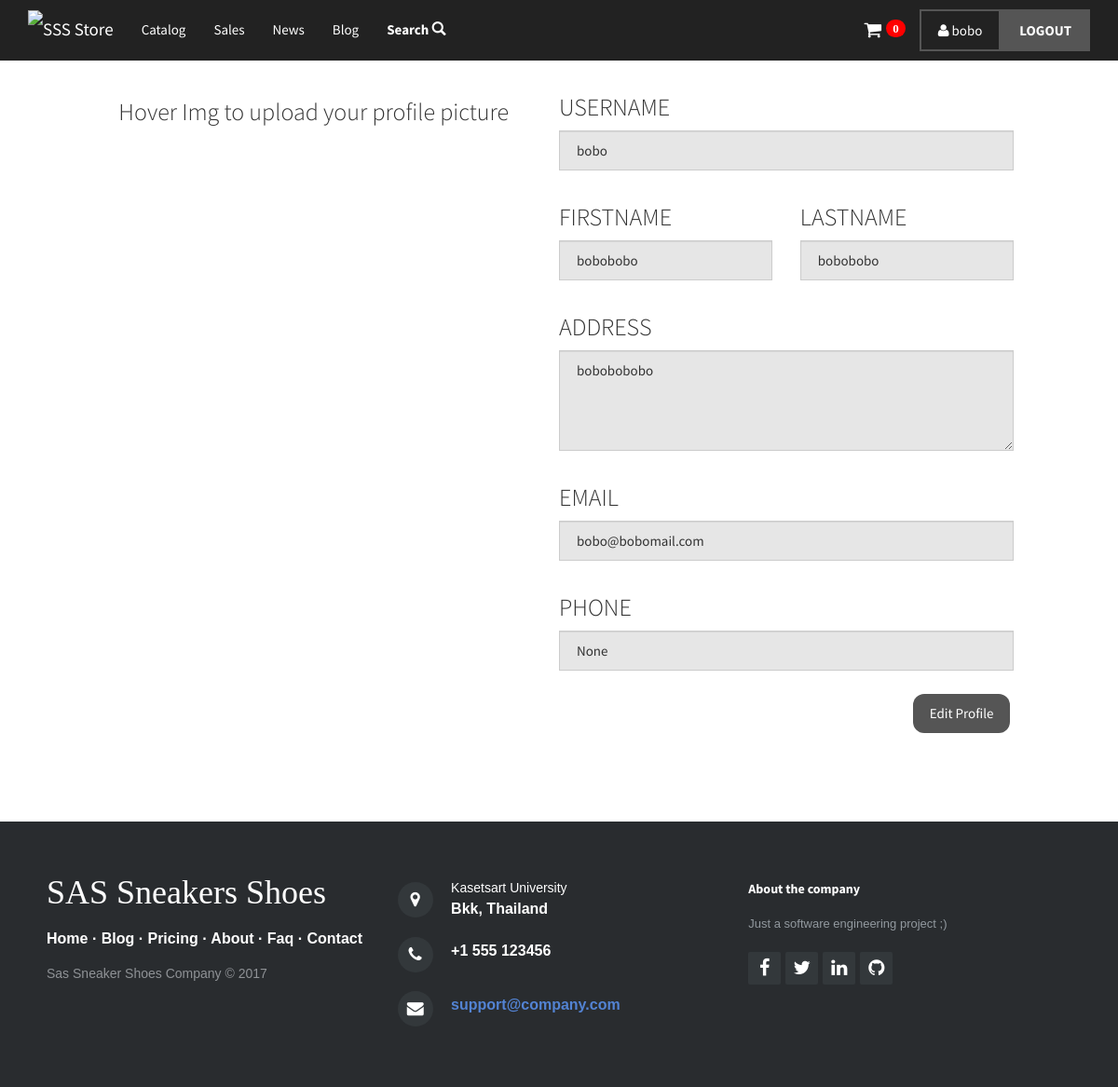
Screenshot of /account/bobo/ (signed in) with the database file from the repository.
### register/models.py (models this page shows, shortened)
class Profile(models.Model):
    user = models.OneToOneField(User, on_delete=models.CASCADE)
    address = models.CharField(max_length=30, blank=True)
    phone = models.CharField(max_length=30, blank=True,null=True)
    pic = models.ImageField(upload_to = 'Profiles',default = 'Profiles/PicCust_Default.png',blank=True)

### main/views.py (the view)
# urls.py: url(r'^account/(?P<username>[-\w]+)/$', views.account, name='account'),
def account(request, username):
    legit = False
    order = OrderBy.objects.filter(user_ID = request.user.profile)
    print(username)
    try:
        u = User.objects.get(username=username)
        p = Profile.objects.get(pk=u.pk)
        if(u.username == request.user.username):
            legit = True
        if request.method == 'POST':
            form = EditForm(data=request.POST, instance=u)
            print('yes')
            print(form.data['first_name'])
            if form.is_valid():
                u.first_name = form.cleaned_data.get('first_name')
                u.last_name = form.cleaned_data.get('last_name')
                u.email = form.cleaned_data.get('email')
                u.profile.address = form.cleaned_data.get('address')
                u.profile.phone = form.cleaned_data.get('phone')
                u.save()
                next = request.POST.get('next', '/home')
                return HttpResponseRedirect(next)
            else:
                print("KUY")
        else:
            form = EditForm(instance=u)
        context = {'form': form,
                   "legit": legit, "users": p, 'order': order, }
        return render(request, 'account.html', context)
    except:
        next = request.POST.get('next', '/home')
        return HttpResponseRedirect(next)

### main/forms.py (shortened to what this page needs)
class EditForm(UserChangeForm):
    address = forms.CharField(max_length=30, required=False)
    phone = forms.CharField(max_length=30, required=False)
    class Meta:
        model = User
        fields = ( 'email', 'first_name', 'last_name', 'address', 'phone')
        exclude = ('username','password',)

### main/templates/account.html (shortened to what this page needs)
<!DOCTYPE html>
<html>{% load crispy_forms_tags %}
<head>
    <link rel="stylesheet" href="../../static/assets/css/animate.min.css">
    <link rel="stylesheet" href="../../static/assets/bootstrap/css/bootstrap.min.css">
	<link rel="stylesheet" href="../../static/assets/fonts/font-awesome.min.css">
    <link rel="stylesheet" href="../../static/assets/css/googlecss.css">
    <link rel="stylesheet" href="../../static/assets/css/untitled.css">
    <link rel="stylesheet" href="../../static/assets/css/catalog.css">
	<link rel="stylesheet" href="../../static/assets/css/styles.css">
	<link rel="stylesheet" href="../../static/assets/css/profilestyle.css">
</head>
<body>
{% if request.user.is_authenticated %}
    {% include 'navbarlogin.html' %}
{% else %}
    {% include 'navbarlogout.html' %}
    {% block navbarlogout %}
    {% endblock %}
{% endif %}
{% if request.user.is_authenticated %}
{% if legit %}
<div class="container" style="padding-top:80px;">
	<div class="row editcontainer">
		<form method="post"> {% csrf_token %}
			<div id="effect-6" class="effects clearfix col-md-7 col-md-offset-0 col-sm-offset-0">
					<h3 style="padding-top:5px;">Hover Img to upload your profile picture</h3>
			</div>
			<div class="col-lg-offset-0 col-md-5 col-md-offset-1">
				<div class="row form-group" id="div_id_username">
					<h3>USERNAME</h3>
					<input type="text" name="username" id="id_username" class="form-control" value="{{user}}" disabled="true">
				</div>
				<div class="row form-group" >
					<div class="col-md-6" style="padding-left:0px;" id="div_id_first_name">
						<h3>FIRSTNAME</h3>
						<input type="text" name="first_name" id="id_first_name" class="form-control" value="{{ users.user.first_name }}" disabled="true">
					</div>
					<div class="col-md-6" style="padding-right:0px;" id="div_id_last_name">
						<h3>LASTNAME</h3>
						<input type="text" name="last_name" id="id_last_name" class="form-control" value="{{ users.user.last_name }}" disabled="true">
					</div>
				</div>
				<div class="row form-group" id="div_id_address">
					<h3>ADDRESS</h3>
					<textarea rows="4" cols="50" name="address" id="id_address" class="form-control" disabled="true">{{ users.address }}</textarea>
				</div>
				<div class="row form-group" id="div_id_email">
					<h3>EMAIL</h3>
					<input type="text" name="email" id="id_email" class="form-control" value="{{ users.user.email }}" disabled="true">
				</div>
				<div class="row form-group" >
					<h3>PHONE</h3>
					<input type="text" name="phone" id="id_phone" class="form-control" value="{{users.phone}}" disabled="true">
				</div>
				<div class="row form-group" style="text-align:right; padding-top: 10px;">
					<button class="btn btn_edit" type="button" id="edit" onclick="editProfile()" style="border-radius: 12px;"><span>Edit Profile</span></button>
				</div>
			</div>
		</form>
	</div>
</div>
	{% else %}
		<script>
			window.location.href = '../../account/{{user}}';
		</script>
  {% endif %}
  {% endif %}
	{% include 'footer.html' %}
</body>
</html>

### main/templates/navbarlogin.html (shortened to what this page needs)
{% block navbarlogin %}
<nav class="navbar navbar-default navbar-fixed-top">
  <div class="container">
    <img src="../../static/assets/img/logo.png" style="height: 40px; margin-top: 10px; float: left;">
    <div class="container-fluid" style="margin-top:5px">
      <div class="navbar-header"><a class="navbar-brand navbar-link" href="/home">SSS Store</a>
      </div>
      <div class="collapse navbar-collapse" id="navcol-1">
        <ul class="nav navbar-nav">
          <li role="presentation"><a href="../../catalog">Catalog </a></li>
          <li role="presentation"><a href="../../underconstruction">Sales </a></li>
          <li role="presentation"><a href="../../underconstruction">News </a></li>
          <li role="presentation"><a href="https://a6364.wordpress.com/">Blog </a></li>
          <li class="dropdown"><a data-toggle="dropdown" aria-expanded="false" href="#" class="dropdown-toggle"><strong>Search </strong><i class="glyphicon glyphicon-search"></i></a>
          </li>
        </ul>
        <a class="btn btn-default navbar-btn navbar-right" href="../../user/logout" type="button" id="logoutbtt"><strong>LOGOUT</strong></a>
        <a class="btn btn-link active navbar-btn navbar-right" role="button" href="../../account/{{ user }}" id="member"><i class="fa fa-user"></i> {{user}} </a>
        <ul class="nav navbar-nav navbar-right">
          <li class="dropdown"><a data-toggle="dropdown" aria-expanded="false" href="../../underconstruction"><i class="fa fa-shopping-cart" class="dropdown-toggle"><span class="badge" id="cartbadge" style="color:white; background-color:red;">0</span></i></a>
          </li>
        </ul>
      </div>
    </div>
  </div>
</nav>
{% endblock %}

### main/static/assets/css/untitled.css (style rules this page uses)
@media (min-width:992px) { .col-md-7 { width:45%; margin-left:5%; } }
span#cartbadge.badge { margin-left:5px; }

### main/static/assets/css/styles.css (style rules this page uses)
html, body { max-width: 100%; overflow-x: hidden; }
.navbar { min-height:65px; margin-bottom:21px; border:1px solid transparent; }
i.fa.fa-shopping-cart { font-size:20px; }
a { color:black; }
h1, .h1, h2, .h2, h3, .h3 { margin-top:21px; margin-bottom:10.5px; }
.btn { background-color: #555555; color: white; border: 2px solid #555555; }
.btn_edit { border-radius: 4px; background-color: #555555; border: none; color: #FFFFFF; text-align: center; transition: all 0.5s; cursor: pointer; }
.btn_edit span { cursor: pointer; display: inline-block; position: relative; transition: 0.5s; }
.btn_edit span:after { content: '\00bb'; position: absolute; opacity: 0; top: 0; right: -20px; transition: 0.5s; }

### main/static/assets/css/profilestyle.css (style rules this page uses)
#effect-6 { display: table-cell; vertical-align: middle; text-align:center; }

### main/templates/navbarlogin.html (style rules this page uses)
* { box-sizing: border-box; }

### rows the page displays
Profile: first_name "bobobobo", last_name "bobobobo", address "bobobobobo", email "bobo@bobomail.com", phone "None"

### other values shown
{{ user }} "bobo"
